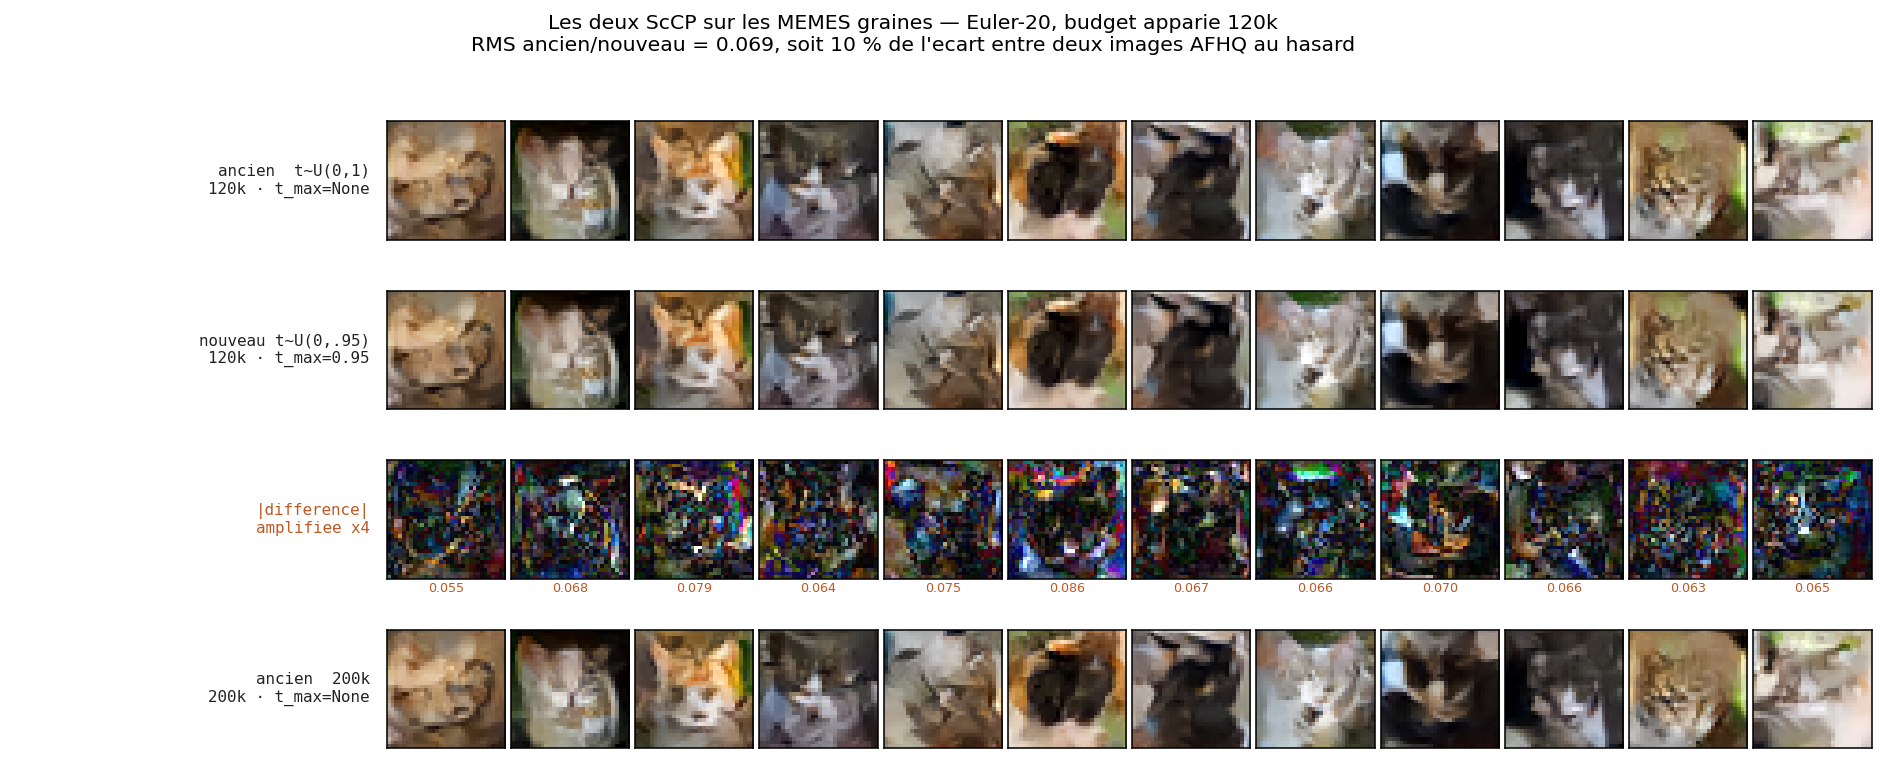

Generate this figure with Python:
# -*- coding: utf-8 -*-
"""
compare_sccp_samples.py

Comparaison A OEIL des deux ScCP k9/K10/ic128, MEMES graines de bruit.

    results_afhq32/...            t ~ U(0, 1),    loss x-pred CLAMPEE
    results_afhq32_tmax095/...    t ~ U(0, 0.95), loss x-pred SANS clamp

Rangees adjacentes pour que l'oeil puisse comparer colonne par colonne, ce que
compare_tmax_ablation_afhq32.py ne permet pas (ses rangees sont separees par les
autres solveurs).

Solveur : Euler-20 pour tout le monde. C'est le seul que les DEUX acceptent — le
modele t_max=0.95 refuse Euler-100 et dopri5, qui evaluent t=0.99, hors de son
domaine d'entrainement (garde de fm_velocity_denom). Comparer a solveur egal est
de toute facon la seule lecture honnete.

Rangees
    1. ancien regime, budget apparie
    2. nouveau regime, meme budget          <- la comparaison
    3. |difference|, amplifiee              <- OU ils different
    4. ancien regime a 200k                 <- ce que l'ancien donne au maximum

Sorties -> compare_sccp_samples.png / .txt

Usage
-----
    source ~/.venvs/unn/bin/activate
    python compare_sccp_samples.py --device cuda:0 --n 12
"""

import argparse
import os

import numpy as np
import torch
import matplotlib
matplotlib.use("Agg")
import matplotlib.pyplot as plt

from compute_fid_cifar10 import build_from_name

IMG_SIZE, CHANNELS = 32, 3
DIM = CHANNELS * IMG_SIZE * IMG_SIZE
RUN = "ConvScCP_UNN_rgb_k9_K10_ic128_L1_LFO"
AMP = 4.0                      # amplification de la carte de difference


@torch.no_grad()
def euler_sample(model, x0, steps=20):
    """Euler-N sur 0, 1/N, ..., 1-1/N ; dernier pas jusqu'a t=1. Le modele est en
    eval, il rend donc la VITESSE."""
    x = x0.clone()
    n = x.shape[0]
    grid = [i / steps for i in range(steps)]
    for i, tv in enumerate(grid):
        tn = grid[i + 1] if i + 1 < len(grid) else 1.0
        t = torch.full((n, 1), tv, device=x.device)
        v = model(torch.cat([x.view(n, -1), t], dim=-1)).view_as(x)
        x = x + v * (tn - tv)
    return x


def load(path, device):
    ck = torch.load(path, map_location="cpu", weights_only=False)
    m, is_unet = build_from_name(ck["name"], device)
    assert not is_unet
    m.load_state_dict(ck["ema_model"], strict=True)     # poids EMA
    m.t_max = ck.get("t_max")
    m.eval()
    return m, ck["step"], ck.get("t_max")


def to_img(x):
    return (x.detach().cpu().float() * 0.5 + 0.5).clamp(0, 1).permute(0, 2, 3, 1).numpy()


def main():
    p = argparse.ArgumentParser()
    p.add_argument("--device", type=str, default="cuda:0")
    p.add_argument("--n", type=int, default=12, help="nombre de graines")
    p.add_argument("--step", type=int, default=120000, help="budget apparie")
    p.add_argument("--steps-euler", type=int, default=20)
    p.add_argument("--seed", type=int, default=0)
    args = p.parse_args()
    device = torch.device(args.device)

    # MEMES graines pour toutes les rangees
    g = torch.Generator().manual_seed(args.seed)
    x0 = torch.randn(args.n, CHANNELS, IMG_SIZE, IMG_SIZE, generator=g).to(device)

    specs = [
        ("ancien  t~U(0,1)",   f"results_afhq32/{RUN}/ckpt_step_{args.step}.pt"),
        ("nouveau t~U(0,.95)", f"results_afhq32_tmax095/{RUN}/ckpt_step_{args.step}.pt"),
        ("ancien  200k",       f"results_afhq32/{RUN}/ckpt_step_200000.pt"),
    ]
    imgs, labs = [], []
    for lab, path in specs:
        if not os.path.exists(path):
            print(f"  [skip] {path}"); continue
        m, step, tmax = load(path, device)
        out = euler_sample(m, x0, steps=args.steps_euler)
        imgs.append(out); labs.append(f"{lab}\n{step//1000}k · t_max={tmax}")
        print(f"  {lab:<20} step {step:,}  t_max={tmax}", flush=True)
        del m; torch.cuda.empty_cache()

    a, b = imgs[0], imgs[1]
    diff = (a - b).abs()
    per_col = [float(((a[i] - b[i]) ** 2).mean().sqrt()) for i in range(args.n)]
    rms = float(((a - b) ** 2).mean().sqrt())

    # echelle de reference : deux images AFHQ au hasard
    d = torch.load("./data/afhq_cat32_train.pt", map_location="cpu", weights_only=False)
    xd = d["data"].float().div_(127.5).sub_(1.0).reshape(-1, DIM)
    ref = float(((xd[:256] - xd[256:512]) ** 2).mean().sqrt())

    L = ["=" * 72,
         f"ScCP k9/K10/ic128 — memes graines, Euler-{args.steps_euler}, budget "
         f"{args.step:,}", "=" * 72, "",
         f"distance RMS ancien vs nouveau : {rms:.4f}",
         f"echelle de reference (2 images AFHQ au hasard) : {ref:.4f}",
         f"soit {100*rms/ref:.1f} % de l'echelle -> meme image, details differents", "",
         "par graine :",
         "  " + "  ".join(f"{i}:{v:.3f}" for i, v in enumerate(per_col)), "",
         f"le plus proche  : graine {int(np.argmin(per_col))} ({min(per_col):.4f})",
         f"le plus eloigne : graine {int(np.argmax(per_col))} ({max(per_col):.4f})"]
    txt = "\n".join(L)
    print("\n" + txt, flush=True)
    open("compare_sccp_samples.txt", "w").write(txt + "\n")

    rows = [to_img(imgs[0]), to_img(imgs[1]),
            np.clip(to_img(diff * AMP * 2 - 1), 0, 1)]
    row_labs = [labs[0], labs[1], f"|difference|\namplifiee x{AMP:g}"]
    if len(imgs) > 2:
        rows.append(to_img(imgs[2])); row_labs.append(labs[2])

    nr, nc = len(rows), args.n
    fig = plt.figure(figsize=(1.16 * nc + 3.2, 1.30 * nr + 1.0))
    gs = fig.add_gridspec(nr, nc + 3, wspace=0.05, hspace=0.06)
    for r, (row, lab) in enumerate(zip(rows, row_labs)):
        for c in range(nc):
            ax = fig.add_subplot(gs[r, c + 3])
            ax.imshow(row[c]); ax.set_xticks([]); ax.set_yticks([])
            if r == 2:
                ax.set_xlabel(f"{per_col[c]:.3f}", fontsize=6.5, labelpad=1.5,
                              color="#C05621")
        ax = fig.add_subplot(gs[r, 0:3]); ax.axis("off")
        ax.text(0.97, 0.5, lab, ha="right", va="center", fontsize=8.2,
                family="monospace", color="#C05621" if r == 2 else "#222222")
    fig.suptitle(
        f"Les deux ScCP sur les MEMES graines — Euler-{args.steps_euler}, "
        f"budget apparie {args.step//1000}k\n"
        f"RMS ancien/nouveau = {rms:.3f}, soit {100*rms/ref:.0f} % de l'ecart entre "
        f"deux images AFHQ au hasard", fontsize=10.5)
    fig.savefig("compare_sccp_samples.png", dpi=140, bbox_inches="tight")
    print("\n-> compare_sccp_samples.png / .txt", flush=True)


if __name__ == "__main__":
    main()
